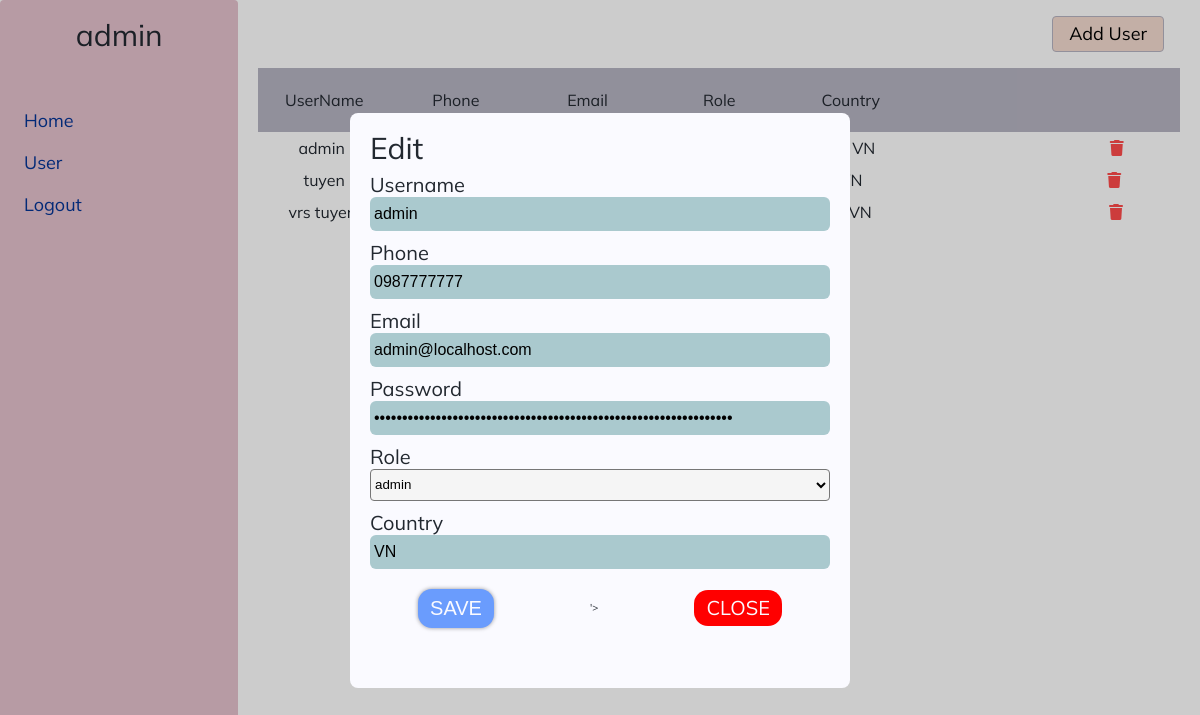
Page /user.php?user-email=admin@localhost.com (signed in) on the committed database.
### tables this page shows
CREATE TABLE IF NOT EXISTS `user` (
  `userID` int(11) NOT NULL AUTO_INCREMENT,
  `username` varchar(50) NOT NULL,
  `phone` varchar(20) NOT NULL,
  `email` char(50) NOT NULL,
  `password` char(100) NOT NULL,
  `country` varchar(30) NOT NULL,
  PRIMARY KEY (`userID`),
  UNIQUE KEY `email` (`email`)
);

### handle/role.php (called while the page is built, shortened)
<?php
function getRole($email)
{
  $db = new Data();
  $connect = $db->connect();
  $sql = "SELECT *  FROM user,user_role WHERE user.userID = user_role.userID AND user.email = '$email' and user_role.roleID = 0";
  $statement = $connect->prepare($sql);
  $statement->execute();
  $statement->fetchAll(PDO::FETCH_ASSOC);
  $role = $statement->rowCount();
  return $role > 0 ? true : false;
}
?>

### user.php (the view, shortened to what this page needs)
<?php
include_once './handle/role.php';
$data = new Data();
$connect = $data->connect();
$is_admin = getRole($_SESSION['account']);
?>
<!DOCTYPE html>
<html lang="en">
<head>
  <link rel='stylesheet' href='https://cdn-uicons.flaticon.com/uicons-solid-rounded/css/uicons-solid-rounded.css'>
  <link rel="stylesheet" href="./assets/css/style.css">
</head>
<body>
  <div class="user">
    <?php
    include_once "./layout/navigation.php";
    ?>
    <div class="grid">
      <div class="row">
        <div class="col-12-xl col-12-lg">
          <div class="user-header">
            <a href="?new-user" class="user-header-button">Add User</a>
          </div>
          <table class="user-table">
            <thead>
              <tr>
                <th>UserName</th>
                <th>Phone</th>
                <th>Email</th>
                <th>Role</th>
                <th>Country</th>
                <th></th>
                <th></th>
              </tr>
            </thead>
            <tbody>
              <?php
              $sql = 'SELECT user.username, phone, email, password, roles.roles_name as roles, country
              FROM user, roles, user_role
              WHERE user_role.roleID = roles.roles
              AND user.userID = user_role.userID
              AND NOT user.email = "' . $_SESSION['account'] . '"
              ORDER BY user.username ASC';
              $statement = $connect->prepare($sql);
              $statement->execute();
              $result = $statement->fetchAll(PDO::FETCH_ASSOC);
              $str = '';
              for ($i = 0; $i <= count($result) - 1; $i++) {
                $str .= "<tr>
              <td>" . $result[$i]['username'] . "</td>
              <td>" . $result[$i]['phone'] . "</td>
              <td>" . $result[$i]['email'] . "</td>
              <td>" . $result[$i]['roles'] . "</td>
              <td>" . $result[$i]['country'] . "</td>
              <td><a href = '?user-email=" . $result[$i]['email'] . "' class ='link-icon'>
              <i class='fi fi-sr-eye'></i></a></td>
              <td><a href = './handle/delete-user.php?email=" . $result[$i]['email'] . "' onclick = 'return showMessageDelete(this)' class = 'link-icon'>
              <i class='red-color fa-solid fa-trash'></i></a>
              </td>
              </tr> ";
              }
              echo $str;
              ?>
            </tbody>
          </table>
        </div>
      </div>
    </div>
  </div>
  <?php
  if (isset($_GET['user-email'])) {
    try {
      $email = $_GET['user-email'];
      $sql = "SELECT user.userID, username, phone, password, country, roles.roles FROM user, user_role, roles WHERE user_role.roleID = roles.roles AND user.userID = user_role.userID AND email = '$email';";
      $statement = $connect->prepare($sql);
      $statement->execute();
      $result = $statement->fetchAll(PDO::FETCH_ASSOC);
      $userName = '';
      $phone = '';
      $password = '';
      $country = '';
      $role = '';
      foreach ($result as $user) {
        $userName = $user['username'];
        $phone = $user['phone'];
        $password = $user['password'];
        $role = $user['roles'];
        $country = $user['country'];
      }
    } catch (PDOException $e) {
      echo "ERROR: " . $e->getMessage();
    }
  }
  ?>
  <div class="overlay
  <?php
  if (isset($_GET['user-email']) || isset($_GET['new-user']))
    echo 'active';
  ?>">
    <div class="overlay-info" <?php echo "style='max-width: 500px'"; ?>>
      <div class="overlay-info-heading">
        <h2 class="h2-heading">
          <?php echo isset($_GET['user-email']) ? 'Edit' : 'New' ?>
        </h2>
      </div>
      <form
        action="<?php echo isset($_GET['user-email']) ? './handle/edit-user.php' : (isset($_GET['new-user']) ? './handle/new-user.php' : '') ?>"
        method="post"
        class="<?php echo isset($_GET['user-email']) ? 'form-edit' : (isset($_GET['new-user']) ? 'form-new' : '') ?>">
        <div class="form-group">
          <div class="overlay-info-content-wrap">
            <h4 class="h4-heading">Username</h4>
            <input type='text' name='info-username' class="input-text input-username"
              value='<?= isset($userName) ? $userName : (isset($_SESSION['add-new-add-user']) ? $_SESSION['add-new-user']['username'] : '') ?>'>
          </div>
        </div>
        <div class="form-group">
          <div class="overlay-info-content-wrap">
            <h4 class="h4-heading">Phone</h4>
            <input type='tel' name='info-phone' class="input-text input-phone"
              value='<?= isset($phone) ? $phone : (isset($_SESSION['add-new-add-user']) ? $_SESSION['add-new-user']['phone'] : ''); ?>'>
          </div>
        </div>
        <div class="form-group">
          <div class="overlay-info-content-wrap">
            <h4 class="h4-heading">Email</h4>
            <input type='email' name='info-email' class="input-text input-email" value=<?php if
            (isset($_GET['user-email'])) {
              echo "'" . $_GET['user-email'] . "' readonly";
            } else {
              echo
                isset($_SESSION['add-new-add-user']) ? $_SESSION['add-new-user']['email'] : '';
            } ?>>
          </div>
        </div>
        <div class="form-group">
          <div class="overlay-info-content-wrap">
            <h4 class="h4-heading">Password</h4>
            <input type='password' name='info-password'
              value='<?= isset($password) ? $password : (isset($_SESSION['add-new-add-user']) ? $_SESSION['add-new-user']['password'] : ''); ?>'
              class="input-text input-password">
          </div>
        </div>
        <div class="overlay-info-content-wrap">
          <h4 class="h4-heading">Role</h4>
          <select name="info-role" id="" class="select"
            value='<?php isset($role) ? $role : (isset($_SESSION['add-new-add-user']) ? $_SESSION['add-new-user']['role'] : ''); ?>'>
            <?php
            $sql = "SELECT * FROM roles";
            $statement = $connect->prepare($sql);
            $statement->execute();
            $result = $statement->fetchAll(PDO::FETCH_ASSOC);
            foreach ($result as $row) {
              if ($row['roles'] == $role) {
                echo "<option selected value  = '" . $row['roles'] . "'>" . $row['roles_name'] . "</option>";
              } else {
                echo "<option value  = '" . $row['roles'] . "'>" . $row['roles_name'] . "</option>";
              }
            }
            ?>
          </select>
        </div>
        <div class="form-group">
          <div class="overlay-info-content-wrap">
            <h4 class="h4-heading">Country</h4>
            <input type='country' name='info-country' class="input-text input-country"
              value='<?= isset($country) ? $country : (isset($_SESSION['add-new-add-user']) ? $_SESSION['add-new-user']['country'] : ''); ?>'>
          </div>
        </div>
        <div class="overlay-info-button-wrap">
          <input type="submit" value="save" name='submit-form' ?>'>
          <a href="user.php" class="overlay-info-button-wrap-btn">close</a>
        </div>
      </form>
    </div>
  </div>
</body>
</html>

### layout/navigation.php (shortened to what this page needs)
<div class="navigation">
  <h2 class="h2-heading">
    <?php
    $sql = "select username from user where email = '" . $_SESSION['account'] . "'";
    $statement = $connect->prepare($sql);
    $statement->execute();
    $result = $statement->fetch();
    echo $result[0];
    ?>
  </h2>
  <ul class="navigation-list">
    <li class='navigation-list-item'>
      <a href='index.php' class='navigation-list-item-link'>Home</a>
    </li>
    <?php if ($is_admin) {
      echo " <li class='navigation-list-item'>
          <a href='user.php' class='navigation-list-item-link'>User</a></li>";
    } ?>
    <li class="navigation-list-item">
      <a href="./handle/logout.php" class="navigation-list-item-link" onclick="return logout(this)">logout</a>
    </li>
  </ul>
</div>

### assets/css/style.css (style rules this page uses)
.grid { width: 100%; max-width: 1200px; margin: 0 auto; padding: 0 20px; box-sizing: border-box; }
.row { display: flex; flex-flow: row wrap; }
@media (min-width: 960px) and (max-width: 1200px) { .col-12-lg { box-sizing: border-box; flex-grow: 0; width: 100%; } }
@media (min-width: 1200px) { .col-12-xl { box-sizing: border-box; flex-grow: 0; width: 100%; } }
html, body, div, span, applet, object, iframe, h1, h2, h3, h4, h5, h6, p, blockquote, pre, a, abbr, acronym, address, big, cite, code, del, dfn, em, img, ins, kbd, q, s, samp, small, strike, strong, sub, sup, tt, var, b, u, i, center, dl, dt, dd, ol, ul, li, fieldset, form, label, legend, table, caption, tbody, tfoot, thead, tr, th, td, article, aside, canvas, details, embed, figure, figcaption, footer, header, hgroup, menu, nav, output, ruby, section, summary, time, mark, audio, video { margin: 0; padding: 0; border: 0; font-size: 100%; font: inherit; vertical-align: baseline; }
body { line-height: 1; }
ol, ul { list-style: none; }
table { border-collapse: collapse; border-spacing: 0; }
html { font-size: 62.5%; font-family: Mulish; }
body { box-sizing: border-box; color: #222830; }
* { box-sizing: inherit; }
.h2-heading { font-size: 3rem; font-family: "Mulish"; }
.h4-heading { font-size: 2rem; font-family: "Mulish"; text-transform: capitalize; line-height: 2.4rem; }
.overlay { position: fixed; top: 0; right: 0; bottom: 0; left: 0; background: rgba(0, 0, 0, 0.2); display: flex; justify-content: center; align-items: center; opacity: 0; visibility: hidden; }
.overlay.active { opacity: 1; visibility: visible; }
.overlay input[type=submit] { font-size: 2rem; text-transform: uppercase; align-self: center; display: inline-block; border: none; border-radius: 14px; padding: 12px 32px; color: #fafaff; background: #6a9cfd; box-shadow: 0 0 4px rgba(0, 0, 0, 0.4); margin-top: 2rem; transition: all 0.2s; min-width: 200px; }
.overlay-new, .overlay-info { background-color: #fafaff; max-width: 50%; width: 700px; border-radius: 8px; padding: 2rem 2rem 6rem; }
.overlay-new-content-wrap, .overlay-info-content-wrap { width: 100%; margin-top: 1rem; }
.overlay-new-content-wrap input, .overlay-info-content-wrap input { width: 100%; border: none; outline: none; padding: 8px 4px; background-color: #aac9ce; font-size: 1.6rem; border-radius: 6px; }
.overlay-new-button-wrap, .overlay-info-button-wrap { display: flex; justify-content: space-around; align-items: center; margin-top: 2rem; }
.overlay-new-button-wrap input[type=submit], .overlay-info-button-wrap input[type=submit] { padding: 8px 12px; min-width: unset; margin-top: 0; }
.overlay-new-button-wrap-btn, .overlay-info-button-wrap-btn { display: inline-block; text-decoration: none; font-size: 2rem; padding: 8px 12px; background-color: red; color: #fafaff; border-radius: 14px; text-transform: uppercase; }
.navigation { padding: 2rem 0; width: 300px; height: 100vh; background: #e5c1cd; display: flex; flex-direction: column; align-items: center; border-radius: 4px; }
.navigation-list { width: 100%; padding: 3rem 0 0 16px; }
.navigation-list-item { display: block; font-size: 1.8rem; position: relative; border-radius: 24px; }
.navigation-list-item-link { padding: 12px 8px; text-decoration: none; display: block; text-transform: capitalize; color: #033495; }
.link-icon { text-decoration: none; display: inline-block; font-size: 1.6rem; color: #033495; margin: 0 12px; }
.link-icon .red-color { color: red; opacity: 0.7; }
.select { display: block; width: 100%; height: 32px; background: whitesmoke; border-radius: 4px; }
.user { display: flex; }
.user-header { display: flex; justify-content: flex-end; padding: 16px; }
.user-header-button { text-decoration: none; font-size: 1.8rem; border: 1px solid #b6b4c2; padding: 8px 16px; background-color: #f3dbcf; color: #000; border-radius: 4px; }
.user-table { display: block; width: 100%; font-size: 1.6rem; text-align: center; height: 500px; overflow: auto; }
.user-table thead { width: 100%; display: block; padding: 16px 0; background-color: #b6b4c2; }
.user-table tbody { width: 100%; display: block; text-align: center; }
.user-table tr { width: 100%; display: flex; justify-content: space-around; }
.user-table tr th, .user-table tr td { text-align: center; width: 100%; padding: 8px 0; }

### rows in the picture
user: username "admin"
user: username "admin", country "VN", info-username "admin", info-phone "0987777777", info-country "VN"
user: username "tuyen", country "VN"
user: username "vrs tuyen", country "VN"

### other values in the picture
form field info-role "admin"
